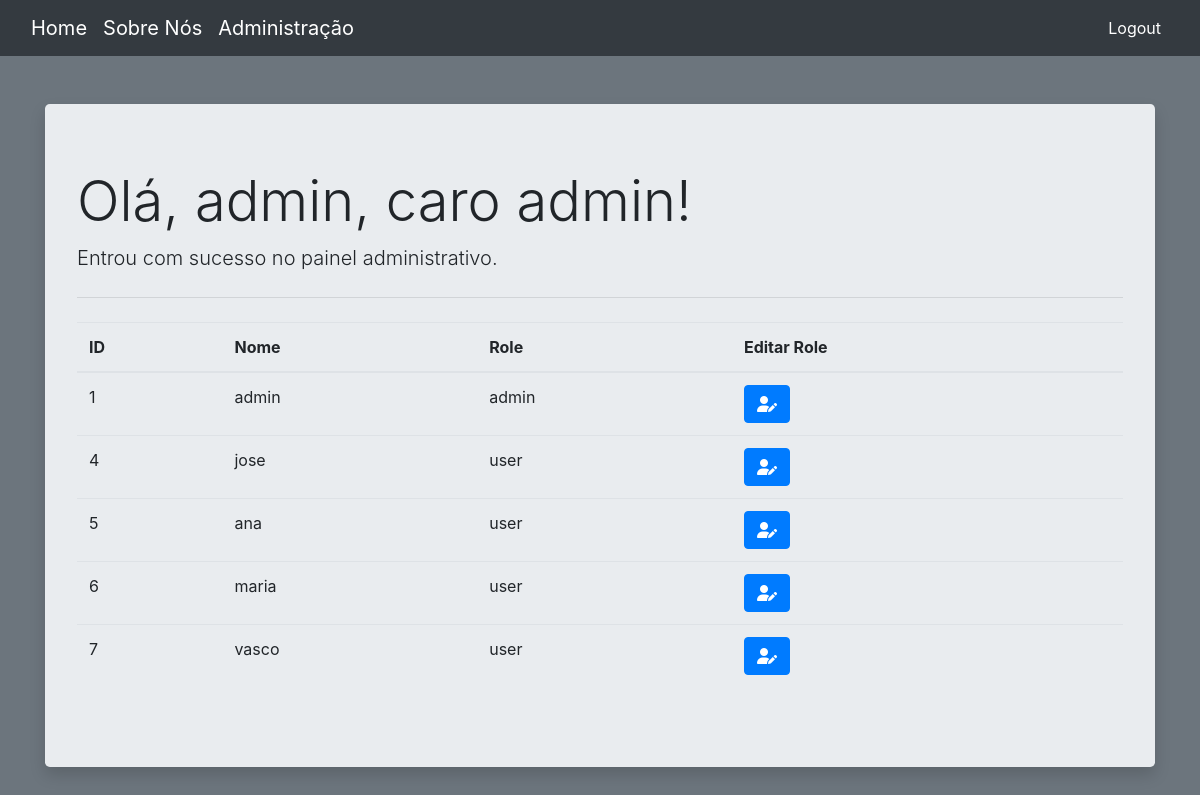
Page /paineladm (signed in) on the committed database.
### tables this page shows
CREATE TABLE users(
    id INTEGER PRIMARY KEY AUTOINCREMENT NOT NULL,
    role CHAR(255) NOT NULL default "user" NOT NULL,
    username CHAR(255) NOT NULL UNIQUE,
    password CHAR(255) NOT NULL
);

### app.py (the view)
@app.route('/paineladm', methods=["GET","POST"])
@login_necessario
def padm():
    conn = connection()
    if request.method=="POST":
        conn.execute("UPDATE users SET role = ? WHERE id=?",(request.form['role'],request.form['iduser']))
        conn.commit()
    users = conn.execute('SELECT * FROM users').fetchall()
    conn.close()
    return render_template('paineladm.html',users=users)

### app.py (called while the page is built)
def connection():
    conn = sqlite3.connect('database.db')
    conn.row_factory = sqlite3.Row
    return conn

def login_necessario(f):
    @wraps(f)
    def funcao_decorator(*args, **kwargs):
        if not bool(session):
            return redirect(url_for('login', next=request.url))
        return f(*args, **kwargs)
    return funcao_decorator

### templates/paineladm.html (shortened to what this page needs)
{% extends 'base.html' %}
{% block nav %}
<link rel="stylesheet" href="https://cdnjs.cloudflare.com/ajax/libs/font-awesome/6.4.0/css/all.min.css" />
<nav class="navbar navbar-expand-lg navbar-light bg-dark">
    <div class="container-fluid">
        <a class="navbar-brand text-white" href="/">Home</a>
        <a class="navbar-brand text-white" href="/sobre">Sobre Nós</a>
        {% if session['role']=='admin' %}
        <a class="navbar-brand text-white" href="/paineladm">Administração</a>
        {% endif %}
        <div class="collapse navbar-collapse" id="navbarSupportedContent">
            <ul class="navbar-nav ml-auto">
                <li class="nav-item">
                    <a class="nav-link text-white" href="{{ url_for('logout') }}">Logout</a>
                </li>
            </ul>
        </div>
    </div>
</nav>
{% endblock %}
{% block content %}
<div class="container mt-5">
    <div class="jumbotron shadow">
        <h1 class="display-4">Olá, {{session['user']}}, caro {{session['role']}}!</h1>
        <p class="lead">
            Entrou com sucesso no painel administrativo.
        </p>
        <hr class="my-4">
        <table class="table table-hover">
            <thead>
              <tr>
                <th scope="col">ID</th>
                <th scope="col">Nome</th>
                <th scope="col">Role</th>
                <th scope="col">Editar Role</th>
              </tr>
            </thead>
            <tbody>
                {% for user in users %}
              <tr>
                <td>{{user['id']}}</td>
                <td>{{user['username']}}</td>
                <td>{{user['role']}}</td>
                <td><a type="button" class="btn btn-primary" data-toggle="modal" href="#Modal{{user['id'] }}">
                    <i class="fa-solid fa-user-pen"></i></a></td>
              </tr>
                {% endfor %}
            </tbody>
          </table>
    </div>
</div>
{% endblock %}

### static/css/style.css (style rules this page uses)
* { margin: 0; padding: 0; box-sizing: border-box; }

### rows in the picture
users: id "1", username "admin", role "admin"
users: id "4", username "jose", role "user"
users: id "5", username "ana", role "user"
users: id "6", username "maria", role "user"
users: id "7", username "vasco", role "user"

### other values in the picture
{{ session['user'] }} "admin"
{{ session['role'] }} "admin"
